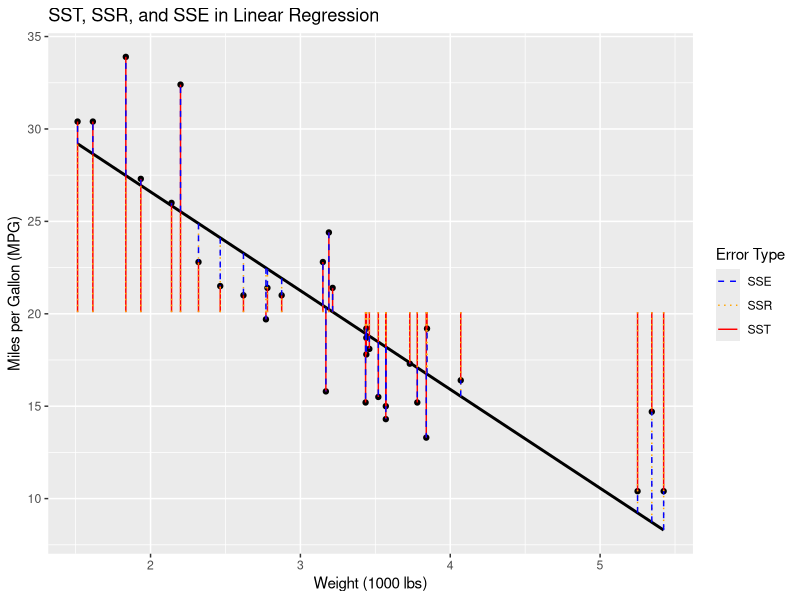
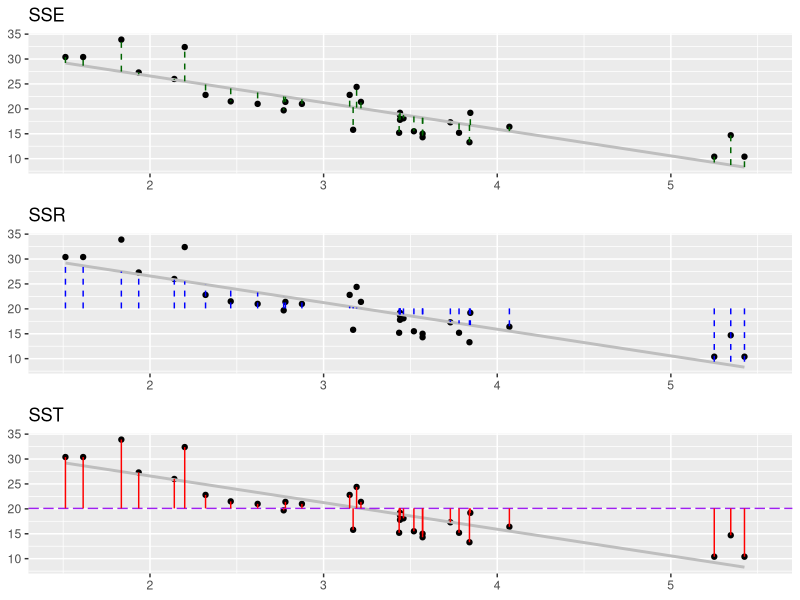
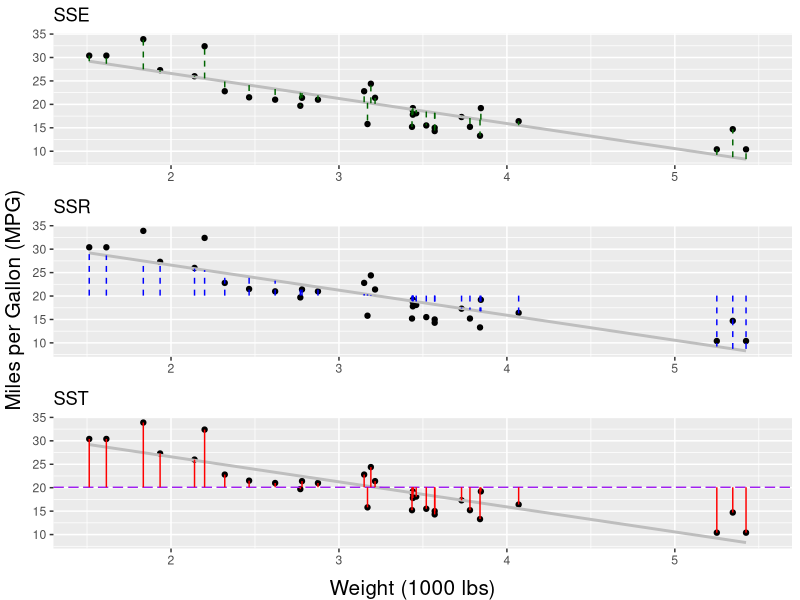

Write R code to recreate these figures, in order. (Note: this script raises an error after producing the figures.)
################################################################################
# Load necessary library
################################################################################
library(ggplot2)  # For plotting
library(dplyr)  
library(tidyr) # For pivoting the data
library(gridExtra) # For combining plots
library(grid)  # Load the grid package for textGrob

################################################################################
# Use built-in mtcars dataset
data(mtcars)

# Fit a linear regression model (predicting mpg from wt)
model <- lm(mpg ~ wt, data = mtcars)

# Get predicted values and residuals
predicted_values <- predict(model)
residuals <- mtcars$mpg - predicted_values

# Calculate Error Metrics and Components
SST <- sum((mtcars$mpg - mean(mtcars$mpg))^2)
SSR <- sum((predicted_values - mean(mtcars$mpg))^2)
SSE <- sum(residuals^2)
MSE <- mean(residuals^2)
R_squared <- SSR / SST

# Print the results
cat("Sum of Squares Total (SST):", SST, "\n")
cat("Sum of Squares Regression (SSR):", SSR, "\n")
cat("Sum of Squares Error (SSE):", SSE, "\n")
cat("Mean Squared Error (MSE):", MSE, "\n")
cat("R-squared:", R_squared, "\n")

################################################################################
# Visualization 1: SST, SSR, and SSE
################################################################################
# Create a dataframe for the segments
mtcars_segments <- mtcars %>%
  mutate(
    fitted = predict(model),
    mean_mpg = mean(mpg),
    segment_type = case_when(
      mpg > mean_mpg & mpg > fitted ~ "SST",
      mpg > mean_mpg & mpg <= fitted ~ "SSR",
      mpg <= mean_mpg & mpg <= fitted ~ "SSE",
      TRUE ~ "Other"
    )
  )

# Plot with ggplot2
ggplot(mtcars, aes(x = wt, y = mpg)) +
  geom_point() +
  geom_smooth(method = "lm", se = FALSE, color = "black") +  # Regression line
  geom_segment(data = mtcars_segments, aes(x = wt, xend = wt, y = mpg, yend = mean_mpg, color = "SST")) +  # SST lines
  geom_segment(data = mtcars_segments, aes(x = wt, xend = wt, y = mean_mpg, yend = fitted, color = "SSR"), linetype = "dotted") +  # SSR lines
  geom_segment(data = mtcars_segments, aes(x = wt, xend = wt, y = fitted, yend = mpg, color = "SSE"),linetype = "dashed") +  # SSE lines
  scale_color_manual(values = c("SST" = "red", "SSR" = "orange", "SSE" = "blue")) +
  labs(
    title = "SST, SSR, and SSE in Linear Regression",
    x = "Weight (1000 lbs)",
    y = "Miles per Gallon (MPG)",
    color = "Error Type"
  ) +
  theme(legend.position = "right")

################################################################################
### 3 Seperate plot for better illustration ###
################################################################################
# Define the limits for the x-axis
x_limits <- c(1.5, 5.5)

# Plot for SST
plot_sst <- ggplot(mtcars_segments, aes(x = wt, y = mpg)) +
  geom_point() +
  geom_smooth(method = "lm", se = FALSE, color = "gray") +  # Regression line
  geom_hline(yintercept = mean(mtcars$mpg), linetype = "longdash", color = "purple", size = 0.5) + 
  geom_segment(aes(x = wt, xend = wt, y = mpg, yend = mean_mpg), color = "red") +  # SST lines
  labs(title = "SST") +
  theme(axis.title.x = element_blank(), axis.title.y = element_blank()) +
  xlim(x_limits)

# Plot for SSR
plot_ssr <- ggplot(mtcars_segments, aes(x = wt, y = mpg)) +
  geom_point() +
  geom_smooth(method = "lm", se = FALSE, color = "gray") +  # Regression line
  geom_segment(aes(x = wt, xend = wt, y = mean_mpg, yend = predict(model)), color = "blue", linetype = "dashed") +  # SSR lines
  labs(title = "SSR") +
  theme(axis.title.x = element_blank(), axis.title.y = element_blank()) +
  xlim(x_limits)

# Plot for SSE
plot_sse <- ggplot(mtcars_segments, aes(x = wt, y = mpg)) +
  geom_point() +
  geom_smooth(method = "lm", se = FALSE, color = "gray") +  # Regression line
  geom_segment(aes(x = wt, xend = wt, y = predict(model), yend = mpg), color = "darkgreen", linetype = "dashed") +  # SSE lines
  labs(title = "SSE") +
  theme(axis.title.x = element_blank(), axis.title.y = element_blank()) +
  xlim(x_limits)

# Combine the three plots
combined_plot <- grid.arrange(plot_sse, plot_ssr, plot_sst, ncol = 1)

grid.arrange(combined_plot,
             bottom = textGrob("Weight (1000 lbs)", gp = gpar(fontsize = 15)),
             left = textGrob("Miles per Gallon (MPG)", rot = 90, gp = gpar(fontsize = 15)))

################################################################################
# Visualization 2: MSE and R-squared
################################################################################
ggplot(mtcars, aes(x = fitted, y = residuals(model))) +
  geom_point() +
  geom_hline(yintercept = 0, linetype = "dashed", color = "red") +  # Zero line
  labs(title = "Residual Plot",
       x = "Fitted Values",
       y = "Residuals") +
  theme_minimal()

# Calculate Mean Absolute Deviation (MAD)
mad <- mean(abs(residuals(model)))

# Create the residual plot
ggplot(mtcars, aes(x = fitted, y = residuals(model))) +
  geom_point() +
  geom_hline(yintercept = 0, linetype = "dashed", color = "red") +  # Zero line
  geom_hline(yintercept = mad, linetype = "dotted", color = "blue") +  # MAD line
  labs(title = "Residual Plot with MAD Line",
       x = "Fitted Values",
       y = "Residuals") +
  theme_minimal()

# Calculate squared errors (SSE)
squared_errors <- residuals(model)^2

# Calculate MSE
mse <- mean(squared_errors)

# Create the plot
ggplot(data.frame(squared_errors), aes(x = squared_errors)) +
  geom_histogram(binwidth = 1, fill = "skyblue", color = "black", alpha = 0.7) +  # Histogram of squared errors
  geom_vline(xintercept = mse, linetype = "dashed", color = "red", size = 1) +  # Vertical line for MSE
  labs(title = "Distribution of Squared Errors (SSE) and MSE",
       x = "Squared Error",
       y = "Frequency") +
  theme_minimal()
